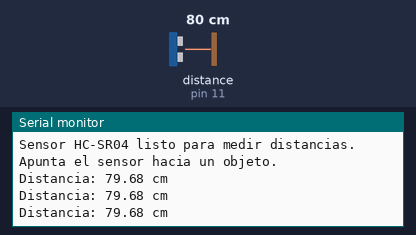
A sketch run on a simulated Arduino Uno, built with avr-gcc and run on an emulated ATmega328P. On the bench: the last lines printed to the serial monitor. Wiring (inferred from the names in the program): ultrasonic range finder: trigger pin 10; echo pin 11. Inputs (shaded band) come from the test bench; at power-on: distance to the obstacle (sensor on pin 11) 80 cm. The echo pulse lasts 58.3 µs per cm.

Above: at 1.3 s.
1.4 s: distance to the obstacle (sensor on pin 11) set to 2 cm
At 2.0 s:
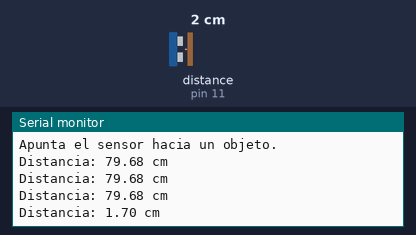
2.9 s: distance to the obstacle (sensor on pin 11) set to 4 cm
At 3.5 s:
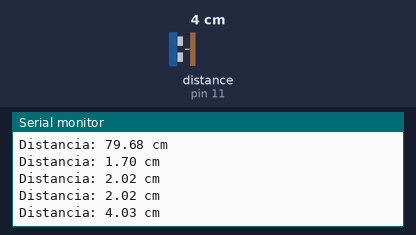
Timing chart, 0 to 5.9 s (numbered marks = the images above; inputs shaded):
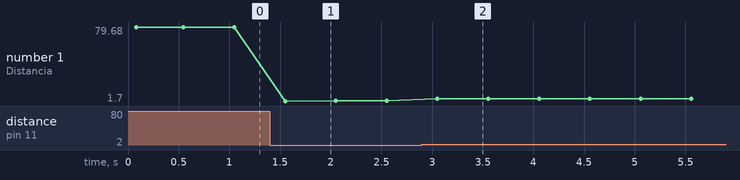

Measured:
- after the input at 1.4 s, the serial monitor: prints a new line after 0.15 s (image 1)
- after the input at 2.9 s, the serial monitor: prints a new line after 0.15 s (image 2)
- plotted number 1: 79.68 → 2.02 after the input at 1.4 s, 2.02 → 4.03 after the input at 2.9 s

The sketch:

hcsr04.ino
```cpp
const int TRIGGER_PIN = 10;
const int ECHO_PIN = 11;

long duracion;
float distanciaCm;
float distanciaPulgadas;

void setup() {
  Serial.begin(9600);

  pinMode(TRIGGER_PIN, OUTPUT);
  pinMode(ECHO_PIN, INPUT);

  Serial.println("Sensor HC-SR04 listo para medir distancias.");
  Serial.println("Apunta el sensor hacia un objeto.");
}

void loop() {
  digitalWrite(TRIGGER_PIN, LOW);
  delayMicroseconds(2);

  digitalWrite(TRIGGER_PIN, HIGH);
  delayMicroseconds(10);
  digitalWrite(TRIGGER_PIN, LOW);

  duracion = pulseIn(ECHO_PIN, HIGH);

  distanciaCm = duracion * 0.0343 / 2.0;

  distanciaPulgadas = duracion * 0.0135 / 2.0;


  Serial.print("Distancia: ");
  if (distanciaCm <= 0 || distanciaCm > 400) {
    Serial.println("Fuera de rango");
  } else {
    Serial.print(distanciaCm);
    Serial.print(" cm");
    Serial.println();
  }

  delay(500);
}
```
